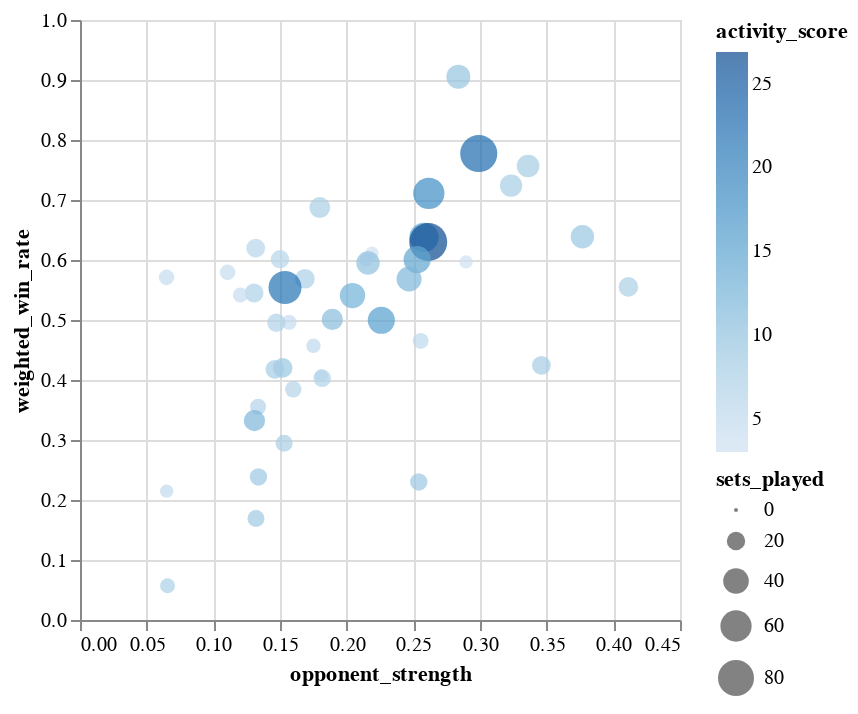

Notebook code for this chart:
### Code cell
import pandas as pd
import altair as alt  # or plotly/matplotlib
df = pd.read_csv("Tekken_GA_3m.csv")
viz_df = df[(df["sets_played"] >= 10) & (df["home_state"] == "GA")]
chart = alt.Chart(viz_df).mark_circle().encode(
    x="opponent_strength",
    y="weighted_win_rate",
    size="sets_played",
    color="activity_score",
    tooltip=["gamer_tag", "events_played", "win_rate", "avg_seed_delta"]
)
chart.interactive()

### Figure 1 — Vega-Lite specification as saved in the notebook (floating-point values rounded to 4 significant figures)
{"config": {"view": {"continuousWidth": 300, "continuousHeight": 300}}, "data": {"name": "data-77bdf605ef9d72dc23dfbf74432beb7b"}, "mark": {"type": "circle"}, "encoding": {"color": {"field": "activity_score", "type": "quantitative"}, "size": {"field": "sets_played", "type": "quantitative"}, "tooltip": [{"field": "gamer_tag", "type": "nominal"}, {"field": "events_played", "type": "quantitative"}, {"field": "win_rate", "type": "quantitative"}, {"field": "avg_seed_delta", "type": "quantitative"}], "x": {"field": "opponent_strength", "type": "quantitative"}, "y": {"field": "weighted_win_rate", "type": "quantitative"}}, "params": [{"name": "param_3", "select": {"type": "interval", "encodings": ["x", "y"]}, "bind": "scales"}], "$schema": "https://vega.github.io/schema/vega-lite/v5.20.1.json", "datasets": {"data-77bdf605ef9d72dc23dfbf74432beb7b": [{"player_id": 427989, "gamer_tag": "NOMAR", "state": "GA", "events_played": 6, "sets_played": 35, "win_rate": 0.9143, "weighted_win_rate": 0.9055, "avg_seed_delta": 0.3333, "opponent_strength": 0.2838, "character_sets": 0, "character_win_rate": null, "character_weighted_win_rate": null, "character_usage_rate": 0.0, "upset_rate": 0.8, "activity_score": 9.5, "tournaments_played": 6, "latest_event_start": 1759968000, "avg_event_entrants": 27.17, "max_event_entrants": 39, "events_with_known_state": 6, "inferred_state": "GA", "inferred_state_confidence": 1.0, "home_state": "GA", "home_state_inferred": false, "home_state_confidence": 1.0}, {"player_id": 688460, "gamer_tag": "JJBREEZE", "state": "GA", "events_played": 14, "sets_played": 85, "win_rate": 0.7765, "weighted_win_rate": 0.7774, "avg_seed_delta": -0.3571, "opponent_strength": 0.2991, "character_sets": 0, "character_win_rate": null, "character_weighted_win_rate": null, "character_usage_rate": 0.0, "upset_rate": 0.4615, "activity_score": 22.5, "tournaments_played": 14, "latest_event_start": 1759968000, "avg_event_entrants": 24.36, "max_event_entrants": 39, "events_with_known_state": 14, "inferred_state": "GA", "inferred_state_confidence": 1.0, "home_state": "GA", "home_state_inferred": false, "home_state_confidence": 1.0}, {"player_id": 724224, "gamer_tag": "Genghis D0n", "state": "GA", "events_played": 5, "sets_played": 31, "win_rate": 0.7742, "weighted_win_rate": 0.7566, "avg_seed_delta": 0.0, "opponent_strength": 0.3361, "character_sets": 0, "character_win_rate": null, "character_weighted_win_rate": null, "character_usage_rate": 0.0, "upset_rate": 0.4, "activity_score": 8.1, "tournaments_played": 5, "latest_event_start": 1759363200, "avg_event_entrants": 24.0, "max_event_entrants": 39, "events_with_known_state": 5, "inferred_state": "GA", "inferred_state_confidence": 1.0, "home_state": "GA", "home_state_inferred": false, "home_state_confidence": 1.0}, {"player_id": 3809706, "gamer_tag": "LogieBear", "state": "GA", "events_played": 5, "sets_played": 30, "win_rate": 0.7333, "weighted_win_rate": 0.724, "avg_seed_delta": 11.8, "opponent_strength": 0.3233, "character_sets": 0, "character_win_rate": null, "character_weighted_win_rate": null, "character_usage_rate": 0.0, "upset_rate": 0.6364, "activity_score": 8.0, "tournaments_played": 5, "latest_event_start": 1759006800, "avg_event_entrants": 22.2, "max_event_entrants": 39, "events_with_known_state": 5, "inferred_state": "GA", "inferred_state_confidence": 1.0, "home_state": "GA", "home_state_inferred": false, "home_state_confidence": 1.0}, {"player_id": 150402, "gamer_tag": "Pokchop", "state": "GA", "events_played": 12, "sets_played": 60, "win_rate": 0.7333, "weighted_win_rate": 0.7111, "avg_seed_delta": -0.4545, "opponent_strength": 0.2616, "character_sets": 0, "character_win_rate": null, "character_weighted_win_rate": null, "character_usage_rate": 0.0, "upset_rate": 0.3, "activity_score": 18.0, "tournaments_played": 12, "latest_event_start": 1759968000, "avg_event_entrants": 21.83, "max_event_entrants": 39, "events_with_known_state": 12, "inferred_state": "GA", "inferred_state_confidence": 1.0, "home_state": "GA", "home_state_inferred": false, "home_state_confidence": 1.0}, {"player_id": 2774889, "gamer_tag": "Rel", "state": null, "events_played": 5, "sets_played": 26, "win_rate": 0.6923, "weighted_win_rate": 0.6875, "avg_seed_delta": -0.6, "opponent_strength": 0.1798, "character_sets": 0, "character_win_rate": null, "character_weighted_win_rate": null, "character_usage_rate": 0.0, "upset_rate": 0.4, "activity_score": 7.6, "tournaments_played": 5, "latest_event_start": 1756944000, "avg_event_entrants": 27.0, "max_event_entrants": 39, "events_with_known_state": 5, "inferred_state": "GA", "inferred_state_confidence": 1.0, "home_state": "GA", "home_state_inferred": true, "home_state_confidence": 1.0}, {"player_id": 1706244, "gamer_tag": "Sativicaa", "state": null, "events_played": 6, "sets_played": 33, "win_rate": 0.6364, "weighted_win_rate": 0.6388, "avg_seed_delta": 0.6667, "opponent_strength": 0.3768, "character_sets": 0, "character_win_rate": null, "character_weighted_win_rate": null, "character_usage_rate": 0.0, "upset_rate": 0.4118, "activity_score": 9.3, "tournaments_played": 6, "latest_event_start": 1758848400, "avg_event_entrants": 25.33, "max_event_entrants": 39, "events_with_known_state": 6, "inferred_state": "GA", "inferred_state_confidence": 1.0, "home_state": "GA", "home_state_inferred": true, "home_state_confidence": 1.0}, {"player_id": 924041, "gamer_tag": "duetosideeffects", "state": "GA", "events_played": 10, "sets_played": 53, "win_rate": 0.6415, "weighted_win_rate": 0.6377, "avg_seed_delta": -1.5, "opponent_strength": 0.258, "character_sets": 0, "character_win_rate": null, "character_weighted_win_rate": null, "character_usage_rate": 0.0, "upset_rate": 0.4375, "activity_score": 15.3, "tournaments_played": 10, "latest_event_start": 1759968000, "avg_event_entrants": 24.8, "max_event_entrants": 39, "events_with_known_state": 10, "inferred_state": "GA", "inferred_state_confidence": 1.0, "home_state": "GA", "home_state_inferred": false, "home_state_confidence": 1.0}, {"player_id": 4076327, "gamer_tag": "KhalRhaego", "state": "GA", "events_played": 18, "sets_played": 89, "win_rate": 0.618, "weighted_win_rate": 0.6299, "avg_seed_delta": -0.3333, "opponent_strength": 0.2612, "character_sets": 0, "character_win_rate": null, "character_weighted_win_rate": null, "character_usage_rate": 0.0, "upset_rate": 0.4375, "activity_score": 26.9, "tournaments_played": 18, "latest_event_start": 1760220000, "avg_event_entrants": 22.44, "max_event_entrants": 39, "events_with_known_state": 18, "inferred_state": "GA", "inferred_state_confidence": 1.0, "home_state": "GA", "home_state_inferred": false, "home_state_confidence": 1.0}, {"player_id": 267007, "gamer_tag": "SLAYlor Moon", "state": "GA", "events_played": 4, "sets_played": 21, "win_rate": 0.619, "weighted_win_rate": 0.6199, "avg_seed_delta": 8.75, "opponent_strength": 0.1318, "character_sets": 0, "character_win_rate": null, "character_weighted_win_rate": null, "character_usage_rate": 0.0, "upset_rate": 0.5625, "activity_score": 6.1, "tournaments_played": 4, "latest_event_start": 1758405600, "avg_event_entrants": 28.5, "max_event_entrants": 35, "events_with_known_state": 4, "inferred_state": "GA", "inferred_state_confidence": 1.0, "home_state": "GA", "home_state_inferred": false, "home_state_confidence": 1.0}, {"player_id": 298731, "gamer_tag": "Static", "state": null, "events_played": 2, "sets_played": 10, "win_rate": 0.6, "weighted_win_rate": 0.6114, "avg_seed_delta": 6.0, "opponent_strength": 0.2189, "character_sets": 0, "character_win_rate": null, "character_weighted_win_rate": null, "character_usage_rate": 0.0, "upset_rate": 0.5, "activity_score": 3.0, "tournaments_played": 2, "latest_event_start": 1753315200, "avg_event_entrants": 19.0, "max_event_entrants": 22, "events_with_known_state": 2, "inferred_state": "GA", "inferred_state_confidence": 1.0, "home_state": "GA", "home_state_inferred": true, "home_state_confidence": 1.0}, {"player_id": 2228539, "gamer_tag": "blitz", "state": "GA", "events_played": 4, "sets_played": 20, "win_rate": 0.6, "weighted_win_rate": 0.6014, "avg_seed_delta": 9.0, "opponent_strength": 0.15, "character_sets": 0, "character_win_rate": null, "character_weighted_win_rate": null, "character_usage_rate": 0.0, "upset_rate": 0.5294, "activity_score": 6.0, "tournaments_played": 4, "latest_event_start": 1759363200, "avg_event_entrants": 23.25, "max_event_entrants": 31, "events_with_known_state": 4, "inferred_state": "GA", "inferred_state_confidence": 1.0, "home_state": "GA", "home_state_inferred": false, "home_state_confidence": 1.0}, {"player_id": 1042436, "gamer_tag": "O.N.2", "state": "GA", "events_played": 10, "sets_played": 45, "win_rate": 0.6, "weighted_win_rate": 0.6008, "avg_seed_delta": -0.8889, "opponent_strength": 0.2528, "character_sets": 0, "character_win_rate": null, "character_weighted_win_rate": null, "character_usage_rate": 0.0, "upset_rate": 0.25, "activity_score": 14.5, "tournaments_played": 10, "latest_event_start": 1760144400, "avg_event_entrants": 22.6, "max_event_entrants": 39, "events_with_known_state": 10, "inferred_state": "GA", "inferred_state_confidence": 1.0, "home_state": "GA", "home_state_inferred": false, "home_state_confidence": 1.0}, {"player_id": 730420, "gamer_tag": "LOL!", "state": "GA", "events_played": 2, "sets_played": 10, "win_rate": 0.6, "weighted_win_rate": 0.6, "avg_seed_delta": 0.0, "opponent_strength": 0.2145, "character_sets": 0, "character_win_rate": null, "character_weighted_win_rate": null, "character_usage_rate": 0.0, "upset_rate": 0.0, "activity_score": 3.0, "tournaments_played": 2, "latest_event_start": 1760220000, "avg_event_entrants": 15.5, "max_event_entrants": 18, "events_with_known_state": 2, "inferred_state": "GA", "inferred_state_confidence": 1.0, "home_state": "GA", "home_state_inferred": false, "home_state_confidence": 1.0}, {"player_id": 36643, "gamer_tag": "Abstract", "state": "GA", "events_played": 2, "sets_played": 10, "win_rate": 0.6, "weighted_win_rate": 0.5969, "avg_seed_delta": 2.5, "opponent_strength": 0.2895, "character_sets": 0, "character_win_rate": null, "character_weighted_win_rate": null, "character_usage_rate": 0.0, "upset_rate": 0.4286, "activity_score": 3.0, "tournaments_played": 2, "latest_event_start": 1755734400, "avg_event_entrants": 18.5, "max_event_entrants": 22, "events_with_known_state": 2, "inferred_state": "GA", "inferred_state_confidence": 1.0, "home_state": "GA", "home_state_inferred": false, "home_state_confidence": 1.0}, {"player_id": 1104452, "gamer_tag": "slaughterwall", "state": "GA", "events_played": 7, "sets_played": 33, "win_rate": 0.5758, "weighted_win_rate": 0.5951, "avg_seed_delta": 2.571, "opponent_strength": 0.216, "character_sets": 0, "character_win_rate": null, "character_weighted_win_rate": null, "character_usage_rate": 0.0, "upset_rate": 0.375, "activity_score": 10.3, "tournaments_played": 7, "latest_event_start": 1759968000, "avg_event_entrants": 24.43, "max_event_entrants": 39, "events_with_known_state": 7, "inferred_state": "GA", "inferred_state_confidence": 1.0, "home_state": "GA", "home_state_inferred": false, "home_state_confidence": 1.0}, {"player_id": 1829744, "gamer_tag": "HEAVENER", "state": "GA", "events_played": 3, "sets_played": 14, "win_rate": 0.5714, "weighted_win_rate": 0.5794, "avg_seed_delta": 4.333, "opponent_strength": 0.1107, "character_sets": 0, "character_win_rate": null, "character_weighted_win_rate": null, "character_usage_rate": 0.0, "upset_rate": 0.3333, "activity_score": 4.4, "tournaments_played": 3, "latest_event_start": 1758405600, "avg_event_entrants": 28.0, "max_event_entrants": 31, "events_with_known_state": 3, "inferred_state": "GA", "inferred_state_confidence": 1.0, "home_state": "GA", "home_state_inferred": false, "home_state_confidence": 1.0}, {"player_id": 2228433, "gamer_tag": "BlackHeart", "state": "GA", "events_played": 3, "sets_played": 14, "win_rate": 0.5714, "weighted_win_rate": 0.5711, "avg_seed_delta": 0.0, "opponent_strength": 0.06488, "character_sets": 0, "character_win_rate": null, "character_weighted_win_rate": null, "character_usage_rate": 0.0, "upset_rate": 0.3333, "activity_score": 4.4, "tournaments_played": 3, "latest_event_start": 1756944000, "avg_event_entrants": 34.0, "max_event_entrants": 39, "events_with_known_state": 3, "inferred_state": "GA", "inferred_state_confidence": 1.0, "home_state": "GA", "home_state_inferred": false, "home_state_confidence": 1.0}, {"player_id": 3901259, "gamer_tag": "Aneubys", "state": "GA", "events_played": 5, "sets_played": 23, "win_rate": 0.5652, "weighted_win_rate": 0.5687, "avg_seed_delta": 3.4, "opponent_strength": 0.1687, "character_sets": 0, "character_win_rate": null, "character_weighted_win_rate": null, "character_usage_rate": 0.0, "upset_rate": 0.4545, "activity_score": 7.3, "tournaments_played": 5, "latest_event_start": 1759968000, "avg_event_entrants": 29.6, "max_event_entrants": 39, "events_with_known_state": 5, "inferred_state": "GA", "inferred_state_confidence": 1.0, "home_state": "GA", "home_state_inferred": false, "home_state_confidence": 1.0}, {"player_id": 146905, "gamer_tag": "juice", "state": "GA", "events_played": 8, "sets_played": 38, "win_rate": 0.5789, "weighted_win_rate": 0.5684, "avg_seed_delta": 2.0, "opponent_strength": 0.2468, "character_sets": 8, "character_win_rate": 0.375, "character_weighted_win_rate": 0.3488, "character_usage_rate": 0.2105, "upset_rate": 0.4286, "activity_score": 11.8, "tournaments_played": 8, "latest_event_start": 1759968000, "avg_event_entrants": 24.12, "max_event_entrants": 39, "events_with_known_state": 8, "inferred_state": "GA", "inferred_state_confidence": 1.0, "home_state": "GA", "home_state_inferred": false, "home_state_confidence": 1.0}, {"player_id": 4102348, "gamer_tag": "Luff", "state": "GA", "events_played": 5, "sets_played": 23, "win_rate": 0.5652, "weighted_win_rate": 0.5551, "avg_seed_delta": 1.6, "opponent_strength": 0.4113, "character_sets": 0, "character_win_rate": null, "character_weighted_win_rate": null, "character_usage_rate": 0.0, "upset_rate": 0.3846, "activity_score": 7.3, "tournaments_played": 3, "latest_event_start": 1760301000, "avg_event_entrants": 9.0, "max_event_entrants": 18, "events_with_known_state": 5, "inferred_state": "GA", "inferred_state_confidence": 1.0, "home_state": "GA", "home_state_inferred": false, "home_state_confidence": 1.0}, {"player_id": 4285541, "gamer_tag": "Iso.Dgaf", "state": "GA", "events_played": 15, "sets_played": 67, "win_rate": 0.5522, "weighted_win_rate": 0.5541, "avg_seed_delta": -1.467, "opponent_strength": 0.1538, "character_sets": 0, "character_win_rate": null, "character_weighted_win_rate": null, "character_usage_rate": 0.0, "upset_rate": 0.1429, "activity_score": 21.7, "tournaments_played": 15, "latest_event_start": 1760220000, "avg_event_entrants": 23.8, "max_event_entrants": 39, "events_with_known_state": 15, "inferred_state": "GA", "inferred_state_confidence": 1.0, "home_state": "GA", "home_state_inferred": false, "home_state_confidence": 1.0}, {"player_id": 2363656, "gamer_tag": "Jet Dayo", "state": null, "events_played": 5, "sets_played": 21, "win_rate": 0.5238, "weighted_win_rate": 0.545, "avg_seed_delta": 7.6, "opponent_strength": 0.1306, "character_sets": 0, "character_win_rate": null, "character_weighted_win_rate": null, "character_usage_rate": 0.0, "upset_rate": 0.4375, "activity_score": 7.1, "tournaments_played": 5, "latest_event_start": 1759968000, "avg_event_entrants": 27.0, "max_event_entrants": 31, "events_with_known_state": 5, "inferred_state": "GA", "inferred_state_confidence": 1.0, "home_state": "GA", "home_state_inferred": true, "home_state_confidence": 1.0}, {"player_id": 2926943, "gamer_tag": "evosel", "state": "GA", "events_played": 3, "sets_played": 13, "win_rate": 0.5385, "weighted_win_rate": 0.5417, "avg_seed_delta": 2.0, "opponent_strength": 0.1203, "character_sets": 0, "character_win_rate": null, "character_weighted_win_rate": null, "character_usage_rate": 0.0, "upset_rate": 0.1429, "activity_score": 4.3, "tournaments_played": 3, "latest_event_start": 1758405600, "avg_event_entrants": 31.0, "max_event_entrants": 39, "events_with_known_state": 3, "inferred_state": "GA", "inferred_state_confidence": 1.0, "home_state": "GA", "home_state_inferred": false, "home_state_confidence": 1.0}, {"player_id": 260407, "gamer_tag": "InIt2WynneIt", "state": "GA", "events_played": 9, "sets_played": 39, "win_rate": 0.5385, "weighted_win_rate": 0.5408, "avg_seed_delta": 1.0, "opponent_strength": 0.2044, "character_sets": 0, "character_win_rate": null, "character_weighted_win_rate": null, "character_usage_rate": 0.0, "upset_rate": 0.1667, "activity_score": 12.9, "tournaments_played": 9, "latest_event_start": 1759968000, "avg_event_entrants": 24.22, "max_event_entrants": 39, "events_with_known_state": 9, "inferred_state": "GA", "inferred_state_confidence": 1.0, "home_state": "GA", "home_state_inferred": false, "home_state_confidence": 1.0}, {"player_id": 1112189, "gamer_tag": "StrataJay", "state": "GA", "events_played": 8, "sets_played": 27, "win_rate": 0.4815, "weighted_win_rate": 0.501, "avg_seed_delta": -2.571, "opponent_strength": 0.1893, "character_sets": 0, "character_win_rate": null, "character_weighted_win_rate": null, "character_usage_rate": 0.0, "upset_rate": 0.2, "activity_score": 10.7, "tournaments_played": 8, "latest_event_start": 1760144400, "avg_event_entrants": 20.62, "max_event_entrants": 31, "events_with_known_state": 8, "inferred_state": "GA", "inferred_state_confidence": 1.0, "home_state": "GA", "home_state_inferred": false, "home_state_confidence": 1.0}, {"player_id": 3943806, "gamer_tag": "Armanisaint", "state": "GA", "events_played": 11, "sets_played": 45, "win_rate": 0.5111, "weighted_win_rate": 0.4995, "avg_seed_delta": -0.7273, "opponent_strength": 0.226, "character_sets": 0, "character_win_rate": null, "character_weighted_win_rate": null, "character_usage_rate": 0.0, "upset_rate": 0.3333, "activity_score": 15.5, "tournaments_played": 11, "latest_event_start": 1759968000, "avg_event_entrants": 23.73, "max_event_entrants": 39, "events_with_known_state": 11, "inferred_state": "GA", "inferred_state_confidence": 1.0, "home_state": "GA", "home_state_inferred": false, "home_state_confidence": 1.0}, {"player_id": 482535, "gamer_tag": "Sereni", "state": null, "events_played": 3, "sets_played": 13, "win_rate": 0.5385, "weighted_win_rate": 0.4961, "avg_seed_delta": 2.667, "opponent_strength": 0.1569, "character_sets": 0, "character_win_rate": null, "character_weighted_win_rate": null, "character_usage_rate": 0.0, "upset_rate": 0.3333, "activity_score": 4.3, "tournaments_played": 3, "latest_event_start": 1757548800, "avg_event_entrants": 24.67, "max_event_entrants": 31, "events_with_known_state": 3, "inferred_state": "GA", "inferred_state_confidence": 1.0, "home_state": "GA", "home_state_inferred": true, "home_state_confidence": 1.0}, {"player_id": 907329, "gamer_tag": "Greed", "state": "GA", "events_played": 5, "sets_played": 20, "win_rate": 0.5, "weighted_win_rate": 0.4953, "avg_seed_delta": 0.4, "opponent_strength": 0.1473, "character_sets": 0, "character_win_rate": null, "character_weighted_win_rate": null, "character_usage_rate": 0.0, "upset_rate": 0.1, "activity_score": 7.0, "tournaments_played": 5, "latest_event_start": 1759968000, "avg_event_entrants": 27.8, "max_event_entrants": 39, "events_with_known_state": 5, "inferred_state": "GA", "inferred_state_confidence": 1.0, "home_state": "GA", "home_state_inferred": false, "home_state_confidence": 1.0}, {"player_id": 4443794, "gamer_tag": "Buddy3k", "state": "GA", "events_played": 4, "sets_played": 15, "win_rate": 0.4667, "weighted_win_rate": 0.4652, "avg_seed_delta": 2.0, "opponent_strength": 0.2555, "character_sets": 0, "character_win_rate": null, "character_weighted_win_rate": null, "character_usage_rate": 0.0, "upset_rate": 0.1667, "activity_score": 5.5, "tournaments_played": 4, "latest_event_start": 1758848400, "avg_event_entrants": 16.0, "max_event_entrants": 24, "events_with_known_state": 4, "inferred_state": "GA", "inferred_state_confidence": 1.0, "home_state": "GA", "home_state_inferred": false, "home_state_confidence": 1.0}, {"player_id": 2894467, "gamer_tag": "Nurikami", "state": "GA", "events_played": 4, "sets_played": 12, "win_rate": 0.5, "weighted_win_rate": 0.457, "avg_seed_delta": -0.3333, "opponent_strength": 0.1751, "character_sets": 0, "character_win_rate": null, "character_weighted_win_rate": null, "character_usage_rate": 0.0, "upset_rate": 0.0, "activity_score": 5.2, "tournaments_played": 4, "latest_event_start": 1760144400, "avg_event_entrants": 10.75, "max_event_entrants": 15, "events_with_known_state": 4, "inferred_state": "GA", "inferred_state_confidence": 1.0, "home_state": "GA", "home_state_inferred": false, "home_state_confidence": 1.0}, {"player_id": 173899, "gamer_tag": "dertdobber", "state": "GA", "events_played": 6, "sets_played": 21, "win_rate": 0.4286, "weighted_win_rate": 0.4245, "avg_seed_delta": 0.0, "opponent_strength": 0.3461, "character_sets": 0, "character_win_rate": null, "character_weighted_win_rate": null, "character_usage_rate": 0.0, "upset_rate": 0.4167, "activity_score": 8.1, "tournaments_played": 5, "latest_event_start": 1760392800, "avg_event_entrants": 8.667, "max_event_entrants": 18, "events_with_known_state": 6, "inferred_state": "GA", "inferred_state_confidence": 1.0, "home_state": "GA", "home_state_inferred": false, "home_state_confidence": 1.0}, {"player_id": 469002, "gamer_tag": "Myk_JUMP", "state": "GA", "events_played": 7, "sets_played": 23, "win_rate": 0.3913, "weighted_win_rate": 0.4202, "avg_seed_delta": -1.571, "opponent_strength": 0.152, "character_sets": 0, "character_win_rate": null, "character_weighted_win_rate": null, "character_usage_rate": 0.0, "upset_rate": 0.0, "activity_score": 9.3, "tournaments_played": 7, "latest_event_start": 1759968000, "avg_event_entrants": 23.86, "max_event_entrants": 39, "events_with_known_state": 7, "inferred_state": "GA", "inferred_state_confidence": 1.0, "home_state": "GA", "home_state_inferred": false, "home_state_confidence": 1.0}, {"player_id": 427983, "gamer_tag": "REHOO", "state": "GA", "events_played": 6, "sets_played": 21, "win_rate": 0.4286, "weighted_win_rate": 0.4178, "avg_seed_delta": -0.1667, "opponent_strength": 0.1462, "character_sets": 0, "character_win_rate": null, "character_weighted_win_rate": null, "character_usage_rate": 0.0, "upset_rate": 0.1818, "activity_score": 8.1, "tournaments_played": 6, "latest_event_start": 1759968000, "avg_event_entrants": 27.17, "max_event_entrants": 39, "events_with_known_state": 6, "inferred_state": "GA", "inferred_state_confidence": 1.0, "home_state": "GA", "home_state_inferred": false, "home_state_confidence": 1.0}, {"player_id": 338020, "gamer_tag": "Yugo", "state": "GA", "events_played": 3, "sets_played": 10, "win_rate": 0.4, "weighted_win_rate": 0.4072, "avg_seed_delta": 5.333, "opponent_strength": 0.181, "character_sets": 0, "character_win_rate": null, "character_weighted_win_rate": null, "character_usage_rate": 0.0, "upset_rate": 0.25, "activity_score": 4.0, "tournaments_played": 3, "latest_event_start": 1758405600, "avg_event_entrants": 26.67, "max_event_entrants": 35, "events_with_known_state": 3, "inferred_state": "GA", "inferred_state_confidence": 1.0, "home_state": "GA", "home_state_inferred": false, "home_state_confidence": 1.0}, {"player_id": 3426567, "gamer_tag": "HBKdoza", "state": "GA", "events_played": 5, "sets_played": 18, "win_rate": 0.4444, "weighted_win_rate": 0.403, "avg_seed_delta": 1.4, "opponent_strength": 0.1816, "character_sets": 0, "character_win_rate": null, "character_weighted_win_rate": null, "character_usage_rate": 0.0, "upset_rate": 0.1818, "activity_score": 6.8, "tournaments_played": 5, "latest_event_start": 1759968000, "avg_event_entrants": 29.4, "max_event_entrants": 39, "events_with_known_state": 5, "inferred_state": "GA", "inferred_state_confidence": 1.0, "home_state": "GA", "home_state_inferred": false, "home_state_confidence": 1.0}, {"player_id": 3444743, "gamer_tag": "Azarlith", "state": null, "events_played": 5, "sets_played": 16, "win_rate": 0.375, "weighted_win_rate": 0.3845, "avg_seed_delta": -0.4, "opponent_strength": 0.1599, "character_sets": 0, "character_win_rate": null, "character_weighted_win_rate": null, "character_usage_rate": 0.0, "upset_rate": 0.2222, "activity_score": 6.6, "tournaments_played": 5, "latest_event_start": 1759363200, "avg_event_entrants": 25.8, "max_event_entrants": 39, "events_with_known_state": 5, "inferred_state": "GA", "inferred_state_confidence": 1.0, "home_state": "GA", "home_state_inferred": true, "home_state_confidence": 1.0}, {"player_id": 874463, "gamer_tag": "Macho_Franchise", "state": "GA", "events_played": 5, "sets_played": 15, "win_rate": 0.3333, "weighted_win_rate": 0.3554, "avg_seed_delta": 0.6, "opponent_strength": 0.1336, "character_sets": 0, "character_win_rate": null, "character_weighted_win_rate": null, "character_usage_rate": 0.0, "upset_rate": 0.4444, "activity_score": 6.5, "tournaments_played": 5, "latest_event_start": 1760220000, "avg_event_entrants": 22.6, "max_event_entrants": 39, "events_with_known_state": 5, "inferred_state": "GA", "inferred_state_confidence": 1.0, "home_state": "GA", "home_state_inferred": false, "home_state_confidence": 1.0}, {"player_id": 612216, "gamer_tag": "Momokins", "state": "GA", "events_played": 9, "sets_played": 27, "win_rate": 0.3333, "weighted_win_rate": 0.3323, "avg_seed_delta": 1.333, "opponent_strength": 0.1309, "character_sets": 0, "character_win_rate": null, "character_weighted_win_rate": null, "character_usage_rate": 0.0, "upset_rate": 0.2778, "activity_score": 11.7, "tournaments_played": 9, "latest_event_start": 1759968000, "avg_event_entrants": 27.89, "max_event_entrants": 39, "events_with_known_state": 9, "inferred_state": "GA", "inferred_state_confidence": 1.0, "home_state": "GA", "home_state_inferred": false, "home_state_confidence": 1.0}, {"player_id": 4622459, "gamer_tag": "Bronzjo", "state": "GA", "events_played": 6, "sets_played": 17, "win_rate": 0.2941, "weighted_win_rate": 0.2944, "avg_seed_delta": 0.6667, "opponent_strength": 0.1531, "character_sets": 0, "character_win_rate": null, "character_weighted_win_rate": null, "character_usage_rate": 0.0, "upset_rate": 0.1, "activity_score": 7.7, "tournaments_played": 6, "latest_event_start": 1759968000, "avg_event_entrants": 24.17, "max_event_entrants": 31, "events_with_known_state": 6, "inferred_state": "GA", "inferred_state_confidence": 1.0, "home_state": "GA", "home_state_inferred": false, "home_state_confidence": 1.0}, {"player_id": 1228856, "gamer_tag": "C-2", "state": "GA", "events_played": 7, "sets_played": 18, "win_rate": 0.2222, "weighted_win_rate": 0.2385, "avg_seed_delta": -3.0, "opponent_strength": 0.1339, "character_sets": 0, "character_win_rate": null, "character_weighted_win_rate": null, "character_usage_rate": 0.0, "upset_rate": 0.1111, "activity_score": 8.8, "tournaments_played": 7, "latest_event_start": 1759968000, "avg_event_entrants": 28.43, "max_event_entrants": 39, "events_with_known_state": 7, "inferred_state": "GA", "inferred_state_confidence": 1.0, "home_state": "GA", "home_state_inferred": false, "home_state_confidence": 1.0}, {"player_id": 1130909, "gamer_tag": "PrimeStone", "state": "GA", "events_played": 7, "sets_played": 18, "win_rate": 0.2222, "weighted_win_rate": 0.2301, "avg_seed_delta": 1.143, "opponent_strength": 0.2541, "character_sets": 0, "character_win_rate": null, "character_weighted_win_rate": null, "character_usage_rate": 0.0, "upset_rate": 0.1667, "activity_score": 8.8, "tournaments_played": 7, "latest_event_start": 1759363200, "avg_event_entrants": 25.86, "max_event_entrants": 39, "events_with_known_state": 7, "inferred_state": "GA", "inferred_state_confidence": 1.0, "home_state": "GA", "home_state_inferred": false, "home_state_confidence": 1.0}, {"player_id": 228245, "gamer_tag": "Romanova", "state": "GA", "events_played": 4, "sets_played": 10, "win_rate": 0.2, "weighted_win_rate": 0.2148, "avg_seed_delta": -1.75, "opponent_strength": 0.06499, "character_sets": 0, "character_win_rate": null, "character_weighted_win_rate": null, "character_usage_rate": 0.0, "upset_rate": 0.1667, "activity_score": 5.0, "tournaments_played": 4, "latest_event_start": 1758153600, "avg_event_entrants": 29.25, "max_event_entrants": 39, "events_with_known_state": 4, "inferred_state": "GA", "inferred_state_confidence": 1.0, "home_state": "GA", "home_state_inferred": false, "home_state_confidence": 1.0}, {"player_id": 1890427, "gamer_tag": "100 Latinas", "state": "GA", "events_played": 7, "sets_played": 17, "win_rate": 0.1765, "weighted_win_rate": 0.1691, "avg_seed_delta": -1.143, "opponent_strength": 0.132, "character_sets": 0, "character_win_rate": null, "character_weighted_win_rate": null, "character_usage_rate": 0.0, "upset_rate": 0.08333, "activity_score": 8.7, "tournaments_played": 7, "latest_event_start": 1759968000, "avg_event_entrants": 27.29, "max_event_entrants": 39, "events_with_known_state": 7, "inferred_state": "GA", "inferred_state_confidence": 1.0, "home_state": "GA", "home_state_inferred": false, "home_state_confidence": 1.0}, {"player_id": 897409, "gamer_tag": "Hipster Lion", "state": "GA", "events_played": 6, "sets_played": 13, "win_rate": 0.07692, "weighted_win_rate": 0.05719, "avg_seed_delta": 1.5, "opponent_strength": 0.06565, "character_sets": 0, "character_win_rate": null, "character_weighted_win_rate": null, "character_usage_rate": 0.0, "upset_rate": 0.1111, "activity_score": 7.3, "tournaments_played": 6, "latest_event_start": 1758405600, "avg_event_entrants": 29.33, "max_event_entrants": 39, "events_with_known_state": 6, "inferred_state": "GA", "inferred_state_confidence": 1.0, "home_state": "GA", "home_state_inferred": false, "home_state_confidence": 1.0}]}}
